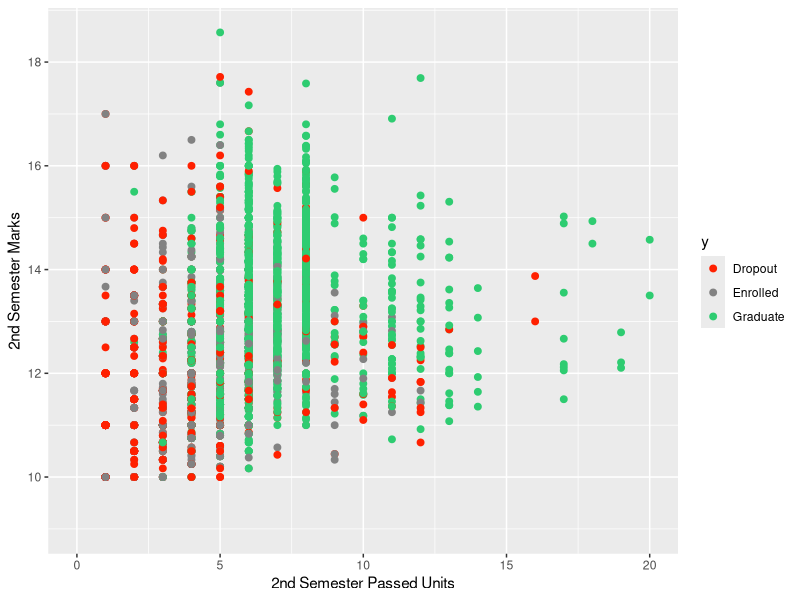
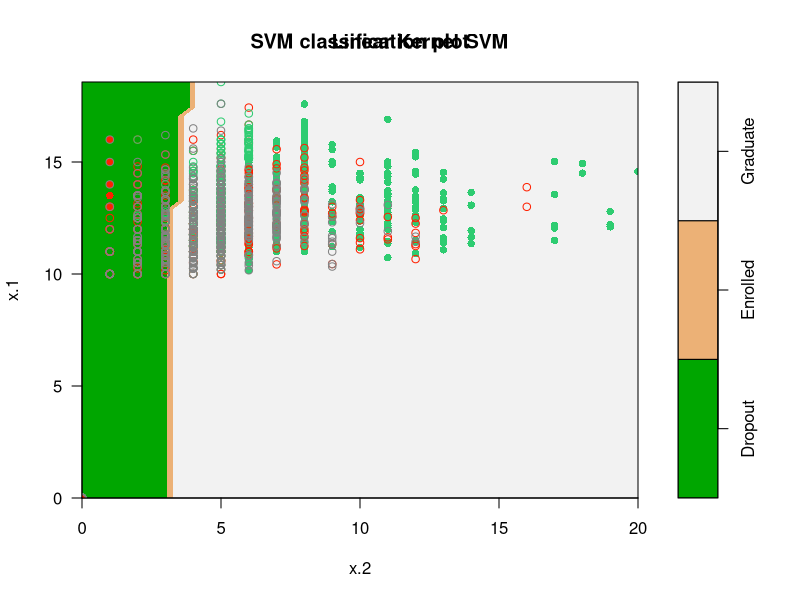
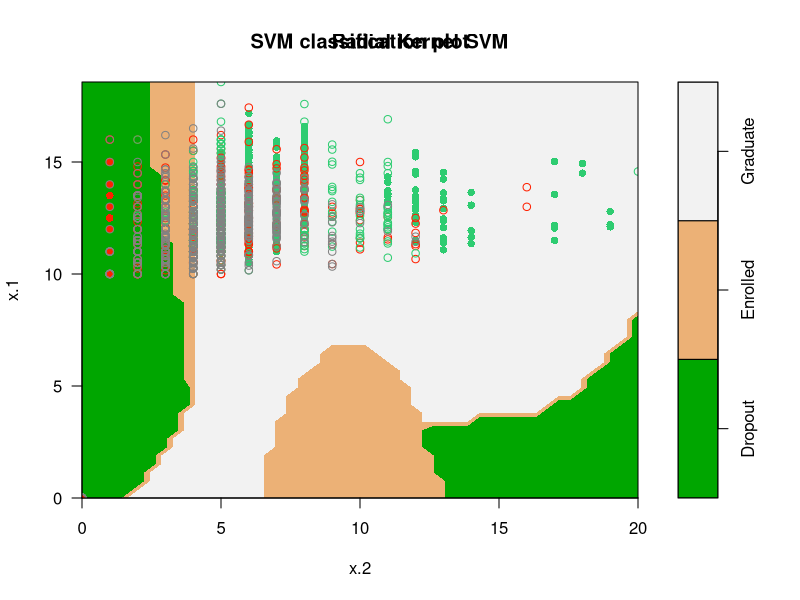
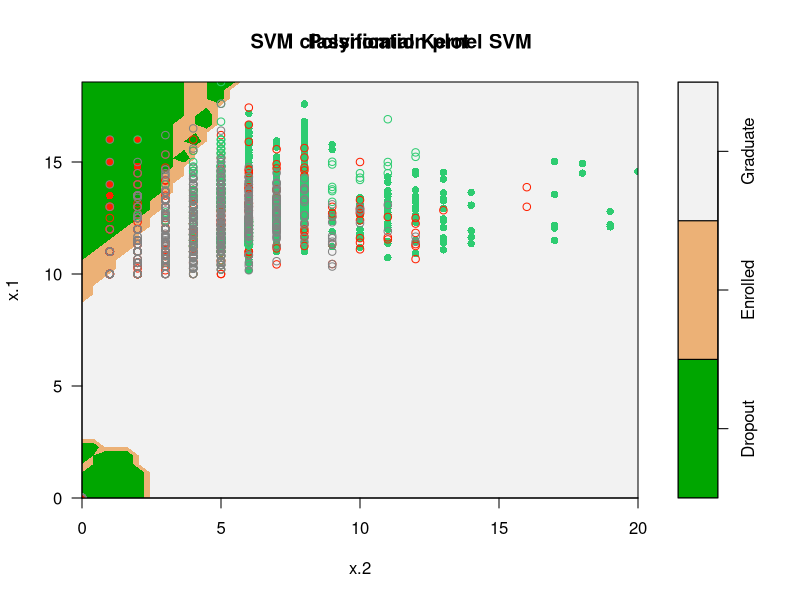

Recreate these plots in R, in order.
## ---- chunk 1
knitr::opts_chunk$set(
  echo = TRUE,           # Show code by default (can be hidden with code_folding in HTML)
  message = FALSE,       # Hide package loading messages
  warning = FALSE,       # Hide warnings
  fig.width = 10,
  fig.height = 6,
  fig.align = "center"
)

# Load required libraries
library(tidyverse)
library(ggplot2)
library(e1071)
library(caret)
## ---- chunk 2
data <- read.csv("../../data/preprocessed_data.csv")

data$Target <- as.factor(data$Target)

# Prepare the data frame
marks <- data.frame(
  x.1 = data$Curricular.units.2nd.sem..grade.,
  x.2 = data$Curricular.units.2nd.sem..approved.,
  y = as.factor(data$Target)
)

marks <- marks[complete.cases(marks), ]
## ---- chunk 3
# Plot 
ggplot(data = marks, aes(x = x.2, y = x.1, color = y)) + 
  geom_point(size = 2) + 
  scale_color_manual(values = c("Dropout" = "#ff2000", 
                                 "Enrolled" = "#828282", 
                                 "Graduate" = "#2ecc71")) +
  scale_y_continuous(limits = c(9, NA)) +
  labs(
    x = "2nd Semester Passed Units",
    y = "2nd Semester Marks"
  )
## ---- chunk 4
set.seed(123)
trainIndex <- createDataPartition(marks$y, p = 0.8, list = FALSE)
train_data <- marks[trainIndex, ]
test_data <- marks[-trainIndex, ]

cat("Training set size:", nrow(train_data), "\n")
cat("Test set size:", nrow(test_data), "\n")
## ---- chunk 5
svm_linear <- svm(y ~ x.1 + x.2, data = train_data, kernel = "linear", cost = 1)
svm_radial <- svm(y ~ x.1 + x.2, data = train_data, kernel = "radial", cost = 10, gamma = 0.1)
svm_poly <- svm(y ~ x.1 + x.2, data = train_data, kernel = "polynomial", cost = 1, degree = 3)
## ---- chunk 6
pred_linear <- predict(svm_linear, test_data)
pred_radial <- predict(svm_radial, test_data)
pred_poly <- predict(svm_poly, test_data)
## ---- chunk 7
cat("\n Linear Kernel Result:\n")
cm_linear <- confusionMatrix(pred_linear, test_data$y)
print(cm_linear)
## ---- chunk 8
cat("\n Radial Kernel Result:\n")
cm_radial <- confusionMatrix(pred_radial, test_data$y)
print(cm_radial)
## ---- chunk 9
cat("\n Polynomial Kernel Result:\n")
cm_poly <- confusionMatrix(pred_poly, test_data$y)
print(cm_poly)
## ---- chunk 10
results <- data.frame(
  Model = c("Linear", "Radial", "Polynomial"),
  Accuracy = c(cm_linear$overall['Accuracy'],
               cm_radial$overall['Accuracy'],
               cm_poly$overall['Accuracy'])
)

knitr::kable(results, digits = 3)
## ---- chunk 11
plot(svm_linear, train_data, x.1 ~ x.2,
     svSymbol = 1, dataSymbol = 16,
     symbolPalette = c("#ff2000", "#828282", "#2ecc71"),
     color.palette = terrain.colors)
title("Linear Kernel SVM")
## ---- chunk 12
plot(svm_radial, train_data, x.1 ~ x.2,
     svSymbol = 1, dataSymbol = 16,
     symbolPalette = c("#ff2000", "#828282", "#2ecc71"),
     color.palette = terrain.colors)
title("Radial Kernel SVM")
## ---- chunk 13
plot(svm_poly, train_data, x.1 ~ x.2,
     svSymbol = 1, dataSymbol = 16,
     symbolPalette = c("#ff2000", "#828282", "#2ecc71"),
     color.palette = terrain.colors)
title("Polynomial Kernel SVM")
